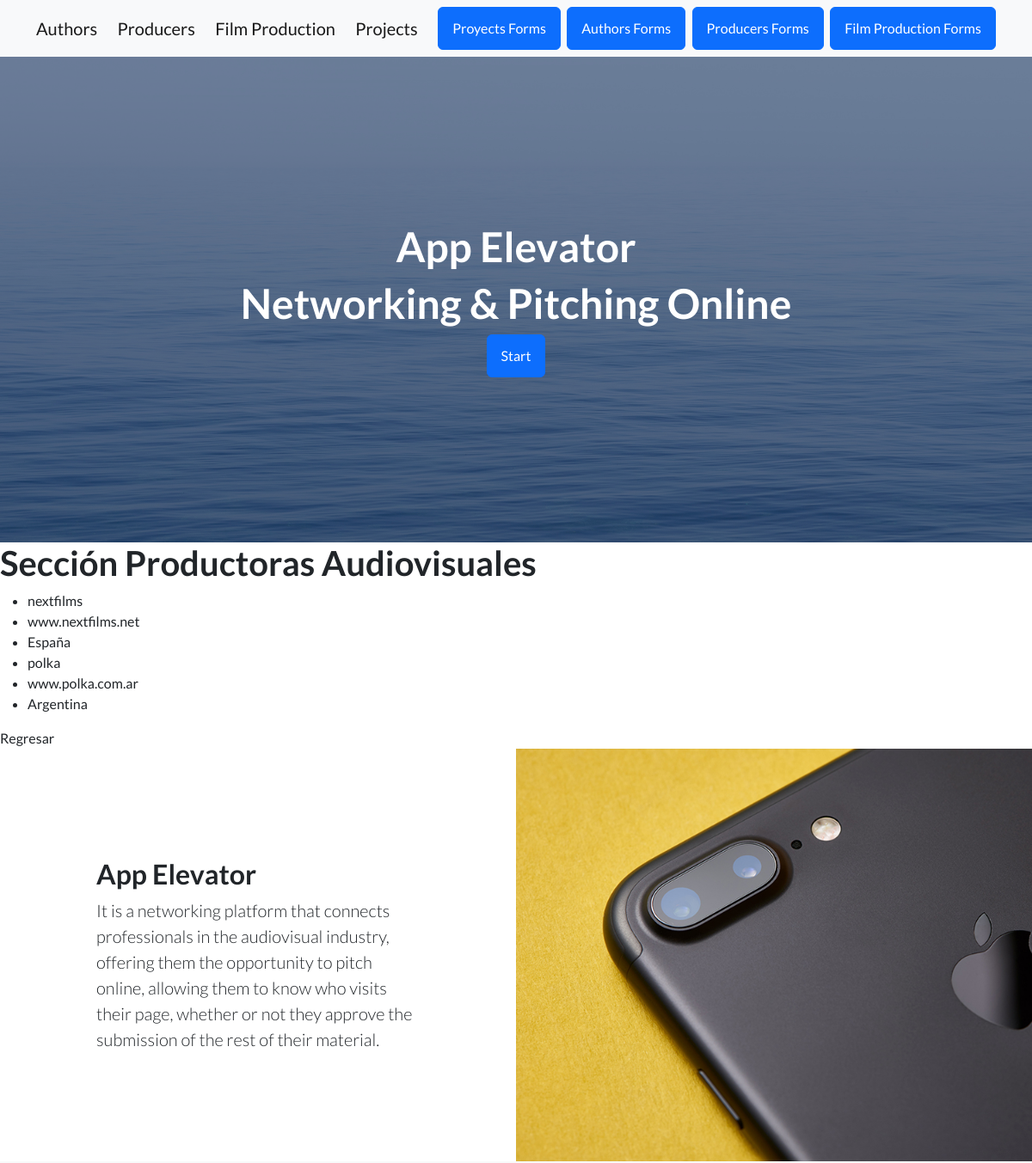
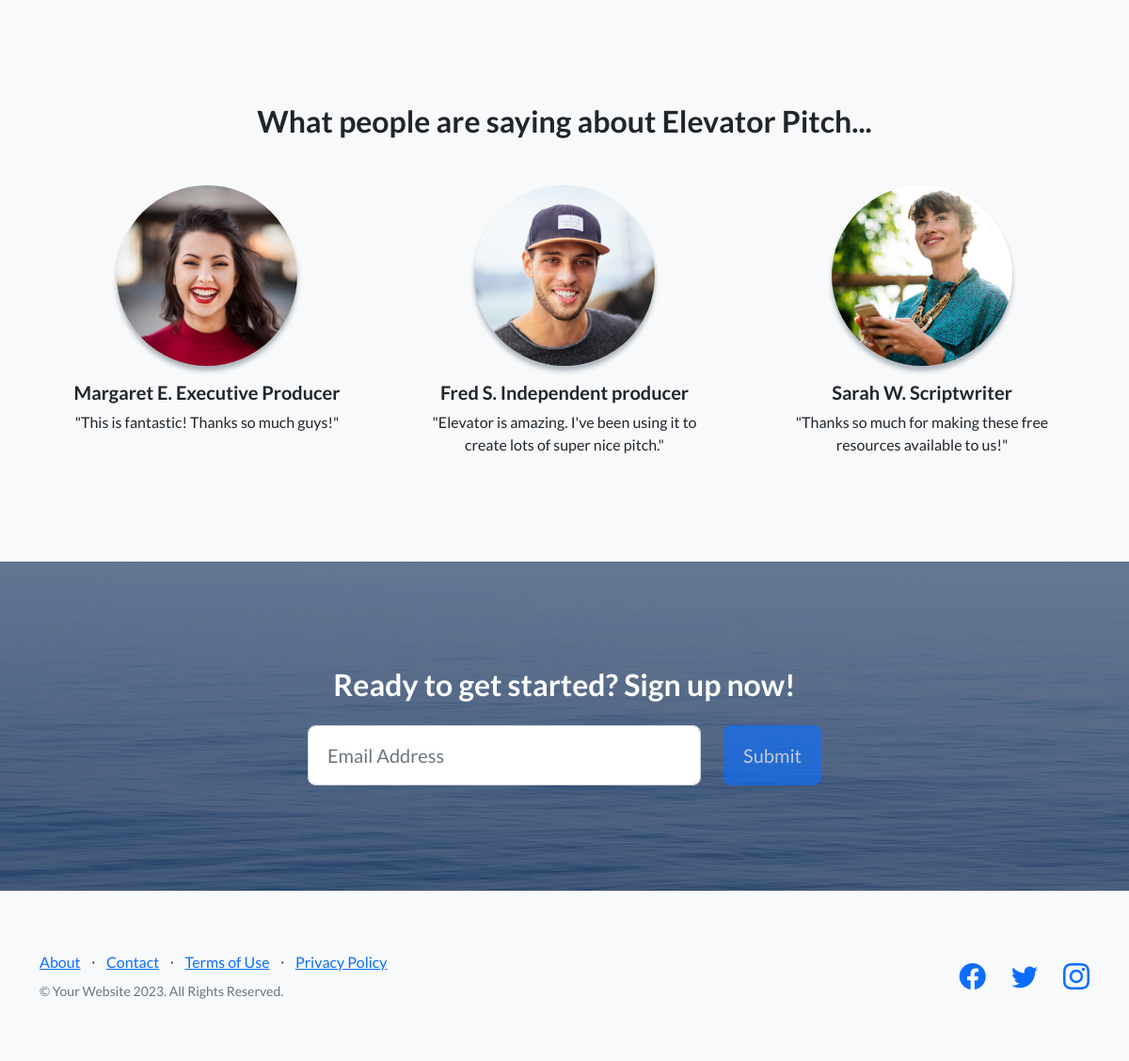
Screenshot of /App-Elevator/lista-productora/ with the database file from the repository (2 pictures, top to bottom).
### AppElevator/models.py (models this page shows)
class productora_audiovisual (models.Model):
    nombre = models.CharField(max_length=30)
    pag_web =  models.CharField(max_length=50)
    email = models.EmailField(max_length=254)
    pais = models.CharField(max_length=50)

### AppElevator/views.py (the view)
# urls.py: path('lista-productora/',lista_productora),
def lista_productora(request):
    listas_productora = productora_audiovisual.objects.all()
    return render(request, 'listas_productora.html', {"listas_productora": listas_productora})

### AppElevator/templates/listas_productora.html
{% extends 'padre.html' %}
        {% block contenidoQueCambia %}
        <h1>  Sección Productoras Audiovisuales  </h1>
    <ul>
        {% for productora in listas_productora %}
            <li class="productora-nombre">{{ productora.nombre }}</li>
            <li>{{ productora.pag_web }}</li>
            <li>{{ productora.pais }}</li>
        {% endfor %}
    </ul>
    <a class="navbar-brand" href="/App-Elevator/">Regresar</a>
    {% endblock contenidoQueCambia %}

### rows the page displays
productora_audiovisual: nombre "nextfilms", pag_web "www.nextfilms.net", pais "España"
productora_audiovisual: nombre "polka", pag_web "www.polka.com.ar", pais "Argentina"
